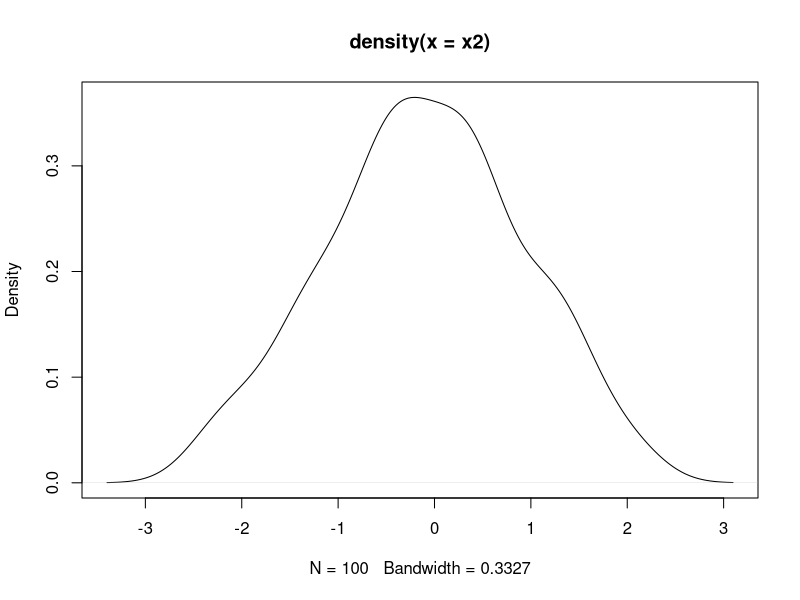
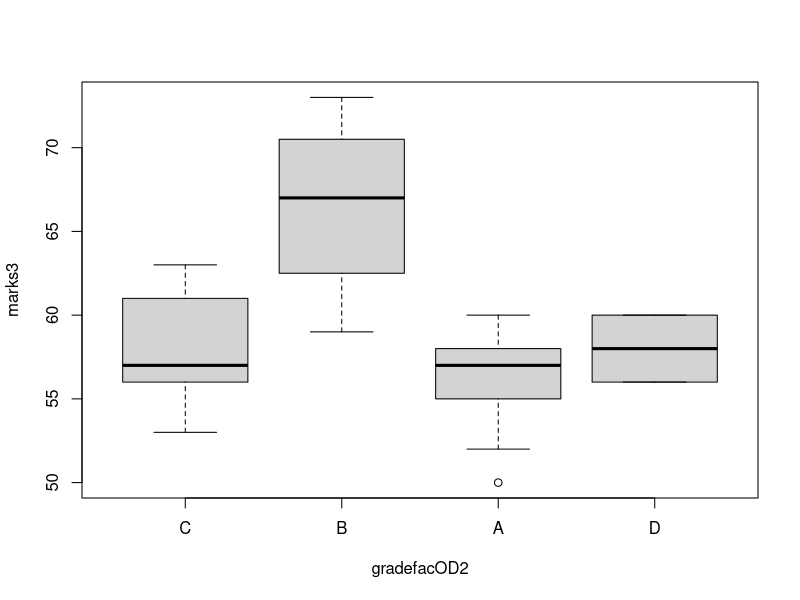
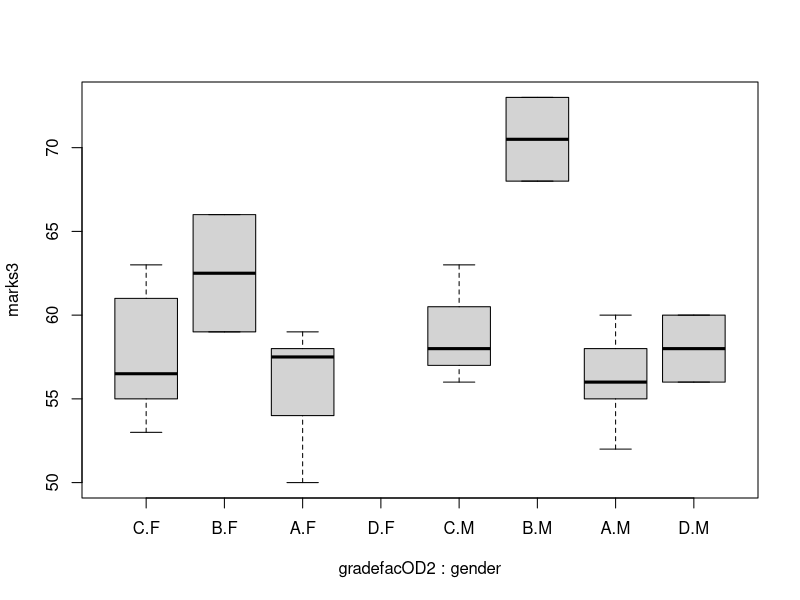

Here is the R script that generated these plots, in order:
# data structure in R

#Vector
x1 = seq(1,10,2)
class(x1)
sort(x1)
(x2 = rnorm(100))
plot(density(x2))



#Matrices
(m1 = matrix(1:12, nrow=4))
(m2 = matrix(1:12, ncol=4,byrow = T))

dim(m1)

attributes(m1)
#access elements
m1[1,3]
m1[c(1,4),c(1,2)]
m2[m2 > 5]

paste("C",1:100,sep="-")
(colnames(m1) = paste("C", 1:3,sep=""))
(rownames(m1)= paste("R",1:4,sep =""))
m1
attributes(m1)
m1[c('R1','R2'),'C1']
rbind(m1, c(13,14,15))  #temporary

colSums(m1)
rowSums(m1)

t(m1)
m1
sweep(m1, MARGIN = 1, STATS = c(2,3,4,5), FUN="+") #rowise
sweep(m1, MARGIN = 2, STATS = c(2,3,4), FUN="*") #columise

addmargins(m1,1,sum)
addmargins(m1,2,sd)
addmargins(m1,2,mean)

addmargins(m1, c(1,2), list(list(mean,sum,max),list(var,sd))) #row and column wise



#Array


#data Frame
(rollno = 1:30)
(sname = paste("Student", 1:30, sep=''))
(gender = sample(c('M','F'), size = 30, replace=T, prob = c(.7,.3)))
(marks = floor(rnorm(30,mean=50,sd=10)))
(marks2 = ceiling(rnorm(30,40,5)))
(course = sample(c("BBA","MBA"), size = 30, replace=T, prob = c(.5,.5)))
df1 = data.frame(rollno,sname,gender,marks,marks2,course, stringsAsFactors= F)
?data.frame
str(df1)
df1
head(df1)
tail(df1)
summary(df1)
df1$gender=factor(df1$gender)
df1$course=factor(df1$course)

summary(df1)
set.seed(1234)
(grade = sample(c('A','B','C','D'),size=30,replace=T,prob=c(.4,.2,.3,.1)))
(gradefac = factor(grade))
class(gradefac)
summary(gradefac)

(gradefacOD = factor(grade,ordered = T))
summary(gradefacOD)

(gradefacOD2 = factor(grade,ordered = T,c('C','B','A','D')))
summary(gradefacOD2)

(marks3 = ceiling(rnorm(30,60,5)))
(studentX = data.frame(marks, gradefacOD2))
boxplot(marks3 ~ gradefacOD2, data=studentX)
gender = factor(sample(c('M','F'),size=30,replace=T))
studentY = data.frame(marks,gradefacOD2,gender)
boxplot(marks3 ~ gradefacOD2 + gender, data=studentY)
aggregate(df1$marks, by=list(df1$gender), FUN = max)

#Lists


#Factor